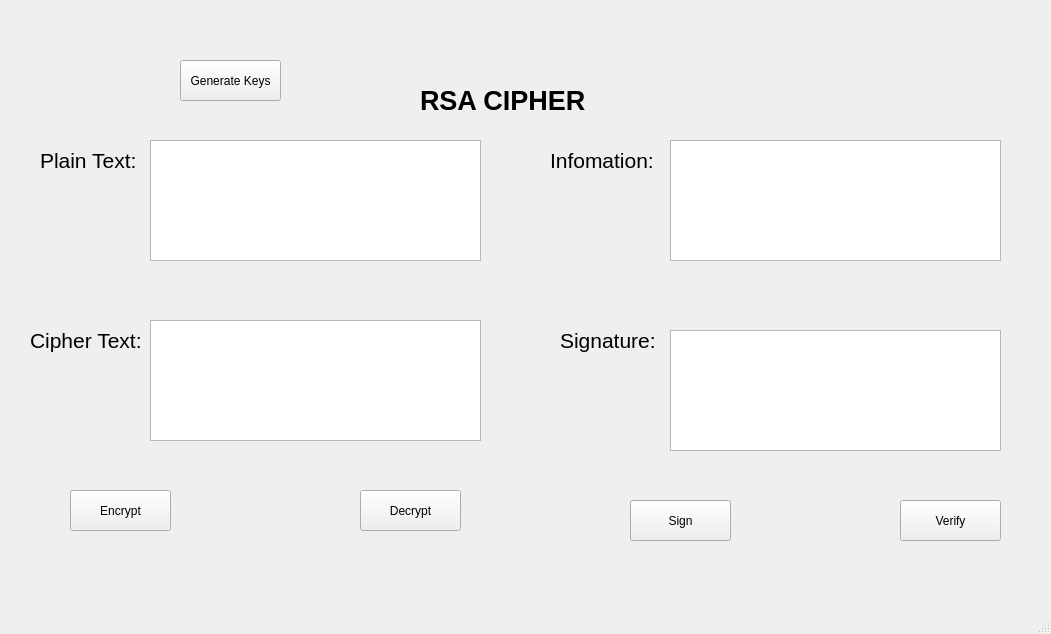
<?xml version="1.0" encoding="UTF-8"?>
<ui version="4.0">
 <class>MainWindow</class>
 <widget class="QMainWindow" name="MainWindow">
  <property name="geometry">
   <rect>
    <x>0</x>
    <y>0</y>
    <width>1051</width>
    <height>634</height>
   </rect>
  </property>
  <property name="windowTitle">
   <string>MainWindow</string>
  </property>
  <widget class="QWidget" name="centralwidget">
   <widget class="QLabel" name="label">
    <property name="geometry">
     <rect>
      <x>420</x>
      <y>60</y>
      <width>191</width>
      <height>81</height>
     </rect>
    </property>
    <property name="font">
     <font>
      <pointsize>20</pointsize>
      <weight>75</weight>
      <bold>true</bold>
     </font>
    </property>
    <property name="text">
     <string>RSA CIPHER</string>
    </property>
   </widget>
   <widget class="QLabel" name="label_2">
    <property name="geometry">
     <rect>
      <x>40</x>
      <y>130</y>
      <width>111</width>
      <height>61</height>
     </rect>
    </property>
    <property name="font">
     <font>
      <pointsize>16</pointsize>
     </font>
    </property>
    <property name="text">
     <string>Plain Text:</string>
    </property>
   </widget>
   <widget class="QTextEdit" name="txt_plain_text">
    <property name="geometry">
     <rect>
      <x>150</x>
      <y>140</y>
      <width>331</width>
      <height>121</height>
     </rect>
    </property>
   </widget>
   <widget class="QTextEdit" name="txt_cipher_text">
    <property name="geometry">
     <rect>
      <x>150</x>
      <y>320</y>
      <width>331</width>
      <height>121</height>
     </rect>
    </property>
   </widget>
   <widget class="QLabel" name="label_3">
    <property name="geometry">
     <rect>
      <x>30</x>
      <y>310</y>
      <width>111</width>
      <height>61</height>
     </rect>
    </property>
    <property name="font">
     <font>
      <pointsize>16</pointsize>
     </font>
    </property>
    <property name="text">
     <string>Cipher Text:</string>
    </property>
   </widget>
   <widget class="QTextEdit" name="txt_info">
    <property name="geometry">
     <rect>
      <x>670</x>
      <y>140</y>
      <width>331</width>
      <height>121</height>
     </rect>
    </property>
   </widget>
   <widget class="QLabel" name="label_4">
    <property name="geometry">
     <rect>
      <x>550</x>
      <y>130</y>
      <width>111</width>
      <height>61</height>
     </rect>
    </property>
    <property name="font">
     <font>
      <pointsize>16</pointsize>
     </font>
    </property>
    <property name="text">
     <string>Infomation:</string>
    </property>
   </widget>
   <widget class="QTextEdit" name="txt_sign">
    <property name="geometry">
     <rect>
      <x>670</x>
      <y>330</y>
      <width>331</width>
      <height>121</height>
     </rect>
    </property>
   </widget>
   <widget class="QLabel" name="label_5">
    <property name="geometry">
     <rect>
      <x>560</x>
      <y>310</y>
      <width>111</width>
      <height>61</height>
     </rect>
    </property>
    <property name="font">
     <font>
      <pointsize>16</pointsize>
     </font>
    </property>
    <property name="text">
     <string>Signature:</string>
    </property>
   </widget>
   <widget class="QPushButton" name="btn_encrypt">
    <property name="geometry">
     <rect>
      <x>70</x>
      <y>490</y>
      <width>101</width>
      <height>41</height>
     </rect>
    </property>
    <property name="text">
     <string>Encrypt</string>
    </property>
   </widget>
   <widget class="QPushButton" name="btn_decrypt">
    <property name="geometry">
     <rect>
      <x>360</x>
      <y>490</y>
      <width>101</width>
      <height>41</height>
     </rect>
    </property>
    <property name="text">
     <string>Decrypt</string>
    </property>
   </widget>
   <widget class="QPushButton" name="btn_sign">
    <property name="geometry">
     <rect>
      <x>630</x>
      <y>500</y>
      <width>101</width>
      <height>41</height>
     </rect>
    </property>
    <property name="text">
     <string>Sign</string>
    </property>
   </widget>
   <widget class="QPushButton" name="btn_verify">
    <property name="geometry">
     <rect>
      <x>900</x>
      <y>500</y>
      <width>101</width>
      <height>41</height>
     </rect>
    </property>
    <property name="text">
     <string>Verify</string>
    </property>
   </widget>
   <widget class="QPushButton" name="btn_gen_keys">
    <property name="geometry">
     <rect>
      <x>180</x>
      <y>60</y>
      <width>101</width>
      <height>41</height>
     </rect>
    </property>
    <property name="text">
     <string>Generate Keys</string>
    </property>
   </widget>
  </widget>
  <widget class="QMenuBar" name="menubar">
   <property name="geometry">
    <rect>
     <x>0</x>
     <y>0</y>
     <width>1051</width>
     <height>21</height>
    </rect>
   </property>
  </widget>
  <widget class="QStatusBar" name="statusbar"/>
 </widget>
 <resources/>
 <connections/>
</ui>
